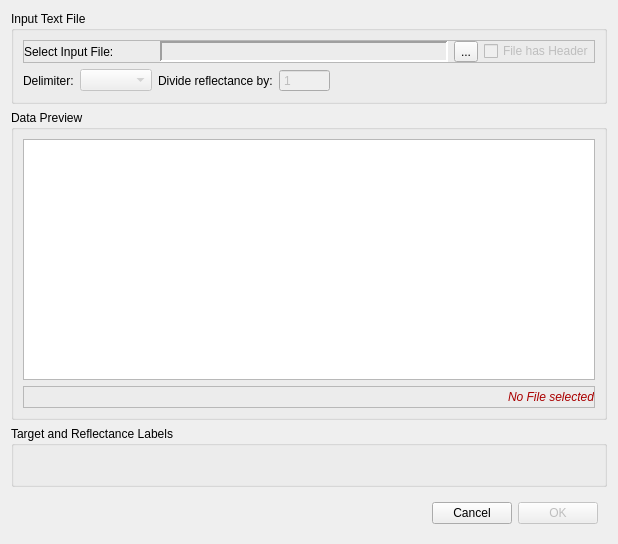
<?xml version="1.0" encoding="UTF-8"?>
<ui version="4.0">
 <class>Dialog</class>
 <widget class="QDialog" name="Dialog">
  <property name="windowModality">
   <enum>Qt::WindowModal</enum>
  </property>
  <property name="geometry">
   <rect>
    <x>0</x>
    <y>0</y>
    <width>618</width>
    <height>544</height>
   </rect>
  </property>
  <property name="sizePolicy">
   <sizepolicy hsizetype="Maximum" vsizetype="Maximum">
    <horstretch>0</horstretch>
    <verstretch>0</verstretch>
   </sizepolicy>
  </property>
  <property name="minimumSize">
   <size>
    <width>0</width>
    <height>0</height>
   </size>
  </property>
  <property name="maximumSize">
   <size>
    <width>16777215</width>
    <height>16777215</height>
   </size>
  </property>
  <property name="windowTitle">
   <string>Load insitu data</string>
  </property>
  <layout class="QGridLayout" name="gridLayout">
   <item row="2" column="0">
    <widget class="QGroupBox" name="groupBox_2">
     <property name="title">
      <string>Data Preview</string>
     </property>
     <layout class="QVBoxLayout" name="verticalLayout_3">
      <item>
       <widget class="QTableWidget" name="tablePreview">
        <property name="acceptDrops">
         <bool>false</bool>
        </property>
        <property name="editTriggers">
         <set>QAbstractItemView::NoEditTriggers</set>
        </property>
        <property name="tabKeyNavigation">
         <bool>false</bool>
        </property>
        <property name="showDropIndicator" stdset="0">
         <bool>false</bool>
        </property>
        <property name="wordWrap">
         <bool>false</bool>
        </property>
        <property name="cornerButtonEnabled">
         <bool>false</bool>
        </property>
        <attribute name="horizontalHeaderMinimumSectionSize">
         <number>10</number>
        </attribute>
        <attribute name="horizontalHeaderDefaultSectionSize">
         <number>20</number>
        </attribute>
        <attribute name="horizontalHeaderHighlightSections">
         <bool>true</bool>
        </attribute>
        <attribute name="horizontalHeaderStretchLastSection">
         <bool>true</bool>
        </attribute>
        <attribute name="verticalHeaderMinimumSectionSize">
         <number>1</number>
        </attribute>
        <attribute name="verticalHeaderHighlightSections">
         <bool>true</bool>
        </attribute>
       </widget>
      </item>
      <item>
       <widget class="QFrame" name="frame">
        <property name="frameShape">
         <enum>QFrame::StyledPanel</enum>
        </property>
        <property name="frameShadow">
         <enum>QFrame::Raised</enum>
        </property>
        <layout class="QHBoxLayout" name="horizontalLayout">
         <property name="leftMargin">
          <number>0</number>
         </property>
         <property name="topMargin">
          <number>0</number>
         </property>
         <property name="rightMargin">
          <number>0</number>
         </property>
         <property name="bottomMargin">
          <number>0</number>
         </property>
         <item>
          <spacer name="horizontalSpacer_9">
           <property name="orientation">
            <enum>Qt::Horizontal</enum>
           </property>
           <property name="sizeHint" stdset="0">
            <size>
             <width>40</width>
             <height>20</height>
            </size>
           </property>
          </spacer>
         </item>
         <item>
          <widget class="QLabel" name="label">
           <property name="font">
            <font>
             <italic>true</italic>
            </font>
           </property>
           <property name="styleSheet">
            <string notr="true">color: rgb(170, 0, 0);</string>
           </property>
           <property name="text">
            <string>No File selected</string>
           </property>
          </widget>
         </item>
        </layout>
       </widget>
      </item>
     </layout>
    </widget>
   </item>
   <item row="0" column="0">
    <widget class="QGroupBox" name="groupBox">
     <property name="title">
      <string>Input Text File</string>
     </property>
     <layout class="QGridLayout" name="gridLayout_2">
      <item row="1" column="0">
       <widget class="QFrame" name="frame_7">
        <property name="frameShape">
         <enum>QFrame::NoFrame</enum>
        </property>
        <property name="frameShadow">
         <enum>QFrame::Raised</enum>
        </property>
        <layout class="QHBoxLayout" name="horizontalLayout_5">
         <property name="leftMargin">
          <number>0</number>
         </property>
         <property name="topMargin">
          <number>0</number>
         </property>
         <property name="rightMargin">
          <number>0</number>
         </property>
         <property name="bottomMargin">
          <number>0</number>
         </property>
         <item>
          <widget class="QLabel" name="label_5">
           <property name="sizePolicy">
            <sizepolicy hsizetype="Maximum" vsizetype="Preferred">
             <horstretch>0</horstretch>
             <verstretch>0</verstretch>
            </sizepolicy>
           </property>
           <property name="text">
            <string>Delimiter:</string>
           </property>
          </widget>
         </item>
         <item>
          <widget class="QComboBox" name="cmbDelimiter">
           <property name="enabled">
            <bool>false</bool>
           </property>
           <property name="sizePolicy">
            <sizepolicy hsizetype="Minimum" vsizetype="Fixed">
             <horstretch>0</horstretch>
             <verstretch>0</verstretch>
            </sizepolicy>
           </property>
           <property name="minimumSize">
            <size>
             <width>0</width>
             <height>0</height>
            </size>
           </property>
          </widget>
         </item>
         <item>
          <widget class="QLabel" name="label_6">
           <property name="sizePolicy">
            <sizepolicy hsizetype="Maximum" vsizetype="Preferred">
             <horstretch>0</horstretch>
             <verstretch>0</verstretch>
            </sizepolicy>
           </property>
           <property name="text">
            <string>Divide reflectance by:</string>
           </property>
          </widget>
         </item>
         <item>
          <widget class="QDoubleSpinBox" name="spinDivisionFactor">
           <property name="enabled">
            <bool>false</bool>
           </property>
           <property name="buttonSymbols">
            <enum>QAbstractSpinBox::NoButtons</enum>
           </property>
           <property name="decimals">
            <number>0</number>
           </property>
           <property name="minimum">
            <double>0.000000000000000</double>
           </property>
           <property name="maximum">
            <double>100000.000000000000000</double>
           </property>
           <property name="value">
            <double>1.000000000000000</double>
           </property>
          </widget>
         </item>
         <item>
          <spacer name="horizontalSpacer_4">
           <property name="orientation">
            <enum>Qt::Horizontal</enum>
           </property>
           <property name="sizeHint" stdset="0">
            <size>
             <width>40</width>
             <height>20</height>
            </size>
           </property>
          </spacer>
         </item>
        </layout>
       </widget>
      </item>
      <item row="0" column="0">
       <widget class="QFrame" name="frame_5">
        <property name="frameShape">
         <enum>QFrame::StyledPanel</enum>
        </property>
        <property name="frameShadow">
         <enum>QFrame::Raised</enum>
        </property>
        <layout class="QHBoxLayout" name="horizontalLayout_3">
         <property name="leftMargin">
          <number>0</number>
         </property>
         <property name="topMargin">
          <number>0</number>
         </property>
         <property name="rightMargin">
          <number>0</number>
         </property>
         <property name="bottomMargin">
          <number>0</number>
         </property>
         <item>
          <widget class="QLabel" name="label_3">
           <property name="sizePolicy">
            <sizepolicy hsizetype="Maximum" vsizetype="Preferred">
             <horstretch>0</horstretch>
             <verstretch>0</verstretch>
            </sizepolicy>
           </property>
           <property name="text">
            <string>Select Input File:</string>
           </property>
          </widget>
         </item>
         <item>
          <spacer name="horizontalSpacer_2">
           <property name="orientation">
            <enum>Qt::Horizontal</enum>
           </property>
           <property name="sizeType">
            <enum>QSizePolicy::Maximum</enum>
           </property>
           <property name="sizeHint" stdset="0">
            <size>
             <width>40</width>
             <height>20</height>
            </size>
           </property>
          </spacer>
         </item>
         <item>
          <widget class="QLabel" name="lblInputFile">
           <property name="sizePolicy">
            <sizepolicy hsizetype="Expanding" vsizetype="Preferred">
             <horstretch>0</horstretch>
             <verstretch>0</verstretch>
            </sizepolicy>
           </property>
           <property name="minimumSize">
            <size>
             <width>0</width>
             <height>0</height>
            </size>
           </property>
           <property name="frameShape">
            <enum>QFrame::Panel</enum>
           </property>
           <property name="frameShadow">
            <enum>QFrame::Sunken</enum>
           </property>
           <property name="lineWidth">
            <number>2</number>
           </property>
           <property name="midLineWidth">
            <number>0</number>
           </property>
           <property name="text">
            <string/>
           </property>
          </widget>
         </item>
         <item>
          <widget class="QToolButton" name="cmdInputFile">
           <property name="text">
            <string>...</string>
           </property>
          </widget>
         </item>
         <item>
          <widget class="QCheckBox" name="radioHeader">
           <property name="enabled">
            <bool>false</bool>
           </property>
           <property name="text">
            <string>File has Header</string>
           </property>
          </widget>
         </item>
        </layout>
       </widget>
      </item>
     </layout>
    </widget>
   </item>
   <item row="4" column="0">
    <widget class="QFrame" name="frame_4">
     <property name="frameShape">
      <enum>QFrame::NoFrame</enum>
     </property>
     <property name="frameShadow">
      <enum>QFrame::Plain</enum>
     </property>
     <layout class="QHBoxLayout" name="horizontalLayout_2">
      <property name="leftMargin">
       <number>0</number>
      </property>
      <item>
       <spacer name="horizontalSpacer">
        <property name="orientation">
         <enum>Qt::Horizontal</enum>
        </property>
        <property name="sizeHint" stdset="0">
         <size>
          <width>40</width>
          <height>20</height>
         </size>
        </property>
       </spacer>
      </item>
      <item>
       <widget class="QPushButton" name="cmdCancel">
        <property name="focusPolicy">
         <enum>Qt::NoFocus</enum>
        </property>
        <property name="text">
         <string>Cancel</string>
        </property>
       </widget>
      </item>
      <item>
       <widget class="QPushButton" name="cmdOK">
        <property name="enabled">
         <bool>false</bool>
        </property>
        <property name="text">
         <string>OK</string>
        </property>
        <property name="shortcut">
         <string>Ctrl+Shift+F10</string>
        </property>
       </widget>
      </item>
     </layout>
    </widget>
   </item>
   <item row="3" column="0">
    <widget class="QGroupBox" name="groupBox_3">
     <property name="title">
      <string>Target and Reflectance Labels</string>
     </property>
     <layout class="QGridLayout" name="gridLayout_3">
      <item row="0" column="0">
       <widget class="QWidget" name="dynamicLayoutWidget" native="true">
        <property name="sizePolicy">
         <sizepolicy hsizetype="Preferred" vsizetype="Preferred">
          <horstretch>0</horstretch>
          <verstretch>0</verstretch>
         </sizepolicy>
        </property>
       </widget>
      </item>
      <item row="0" column="1">
       <spacer name="horizontalSpacer_3">
        <property name="orientation">
         <enum>Qt::Horizontal</enum>
        </property>
        <property name="sizeHint" stdset="0">
         <size>
          <width>40</width>
          <height>20</height>
         </size>
        </property>
       </spacer>
      </item>
     </layout>
    </widget>
   </item>
  </layout>
 </widget>
 <tabstops>
  <tabstop>cmbDelimiter</tabstop>
  <tabstop>tablePreview</tabstop>
  <tabstop>cmdCancel</tabstop>
  <tabstop>cmdOK</tabstop>
 </tabstops>
 <resources/>
 <connections/>
</ui>
